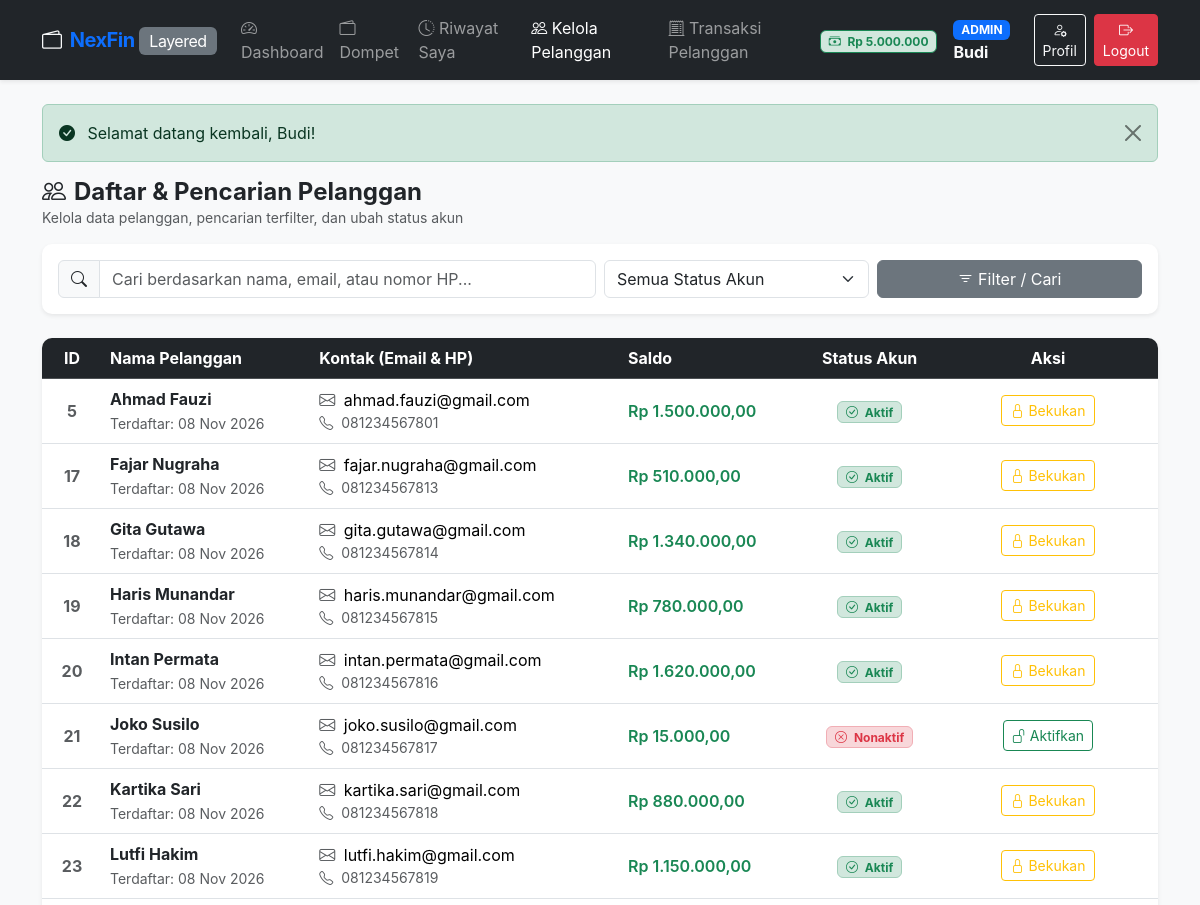
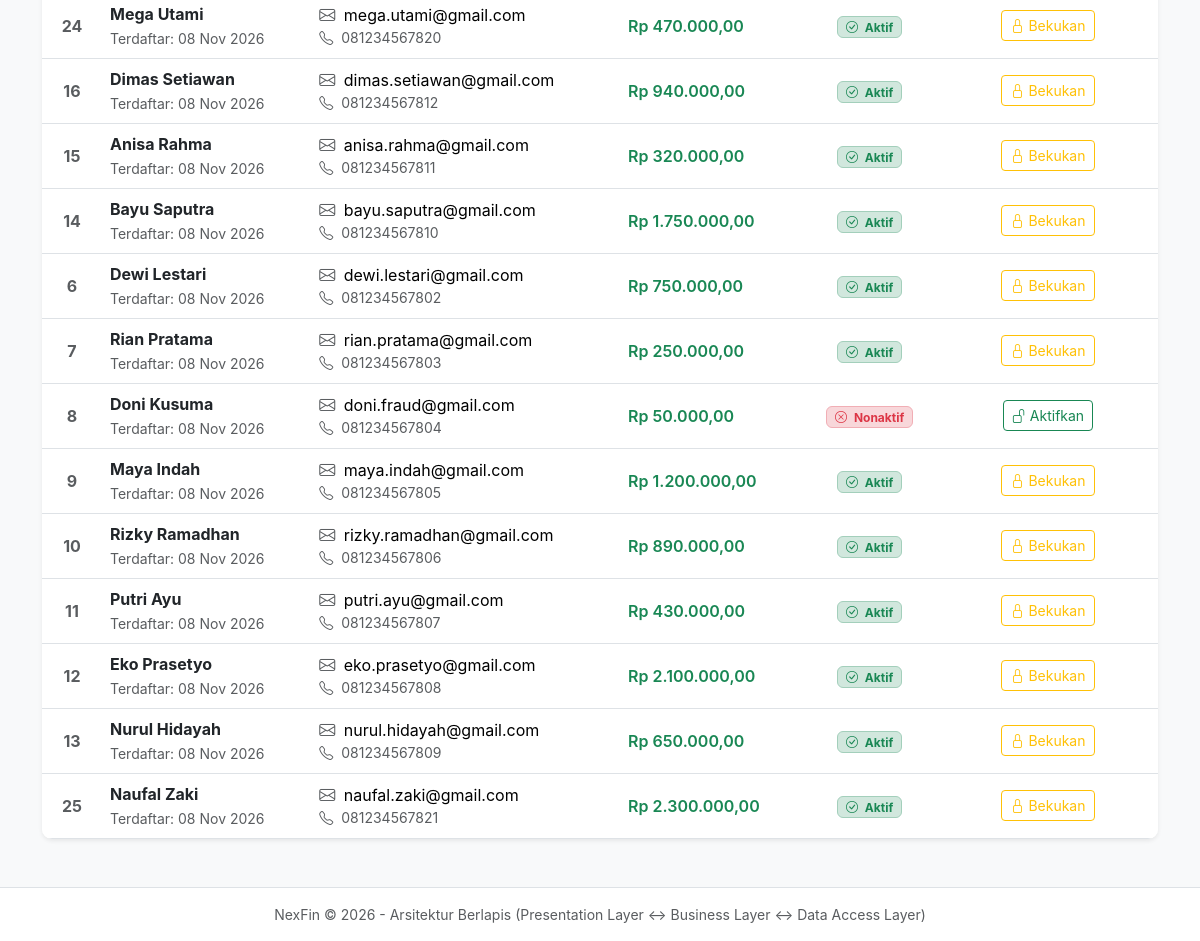
Screenshot of /Layered/index.php?page=customers (signed in) with the database file from the repository (2 pictures, top to bottom).
### tables this page shows
CREATE TABLE `users` (
    `id` INT AUTO_INCREMENT PRIMARY KEY,
    `nama_depan` VARCHAR(50) NOT NULL,
    `nama_belakang` VARCHAR(50) NOT NULL,
    `no_hp` VARCHAR(20) NOT NULL UNIQUE,
    `email` VARCHAR(100) NOT NULL UNIQUE,
    `password` VARCHAR(255) NOT NULL,
    `role` ENUM('pelanggan', 'admin', 'super_admin') NOT NULL DEFAULT 'pelanggan',
    `status_aktif` BOOLEAN NOT NULL DEFAULT TRUE,
    `saldo` DECIMAL(15, 2) NOT NULL DEFAULT 0.00,
    `created_by` INT NULL,
    `created_at` TIMESTAMP NOT NULL DEFAULT CURRENT_TIMESTAMP,
    `updated_at` TIMESTAMP NOT NULL DEFAULT CURRENT_TIMESTAMP ON UPDATE CURRENT_TIMESTAMP,
    CONSTRAINT `fk_users_created_by` FOREIGN KEY (`created_by`) REFERENCES `users`(`id`) ON DELETE SET NULL ON UPDATE CASCADE
);

### Layered/src/presentation/CustomerController.php (called while the page is built, shortened)
<?php
require_once __DIR__ . '/../business/CustomerService.php';
class CustomerController {
    private $customerService;
    public function __construct() {
        $this->customerService = new CustomerService();
    }
    public function index() {
        $keyword = $_GET['keyword'] ?? '';
        $status = $_GET['status'] ?? '';
        $customers = $this->customerService->getCustomers($keyword, $status);
        require __DIR__ . '/views/customers/index.php';
    }
}

### Layered/config/Database.php (called while the page is built)
<?php
class Database {
    private static $host = '127.0.0.1';
    private static $db_name = 'nexfin_db';
    private static $username = 'root';
    private static $password = '';
    private static $port = '3306';
    private static $pdo = null;
    public static function getConnection() {
        if (self::$pdo === null) {
            try {
                $dsn = "mysql:host=" . self::$host . ";port=" . self::$port . ";dbname=" . self::$db_name . ";charset=utf8mb4";
                self::$pdo = new PDO($dsn, self::$username, self::$password, [
                    PDO::ATTR_ERRMODE            => PDO::ERRMODE_EXCEPTION,
                    PDO::ATTR_DEFAULT_FETCH_MODE => PDO::FETCH_ASSOC,
                    PDO::ATTR_EMULATE_PREPARES   => false,
                ]);
            } catch (PDOException $e) {
                die("Koneksi Database Gagal" . $e->getMessage() . "<br>");
            }
        }
        return self::$pdo;
    }
}

### Layered/src/business/CustomerService.php (called while the page is built, shortened)
<?php
require_once __DIR__ . '/../data_access/UserRepository.php';
class CustomerService {
    private $userRepository;
    public function __construct() {
        $this->userRepository = new UserRepository();
    }
    public function getCustomers($keyword = '', $status = '') {
        return $this->userRepository->findAllPelanggan($keyword, $status);
    }
}

### Layered/src/data_access/UserRepository.php (called while the page is built, shortened)
<?php
require_once __DIR__ . '/../../config/Database.php';
class UserRepository {
    private $db;
    public function __construct() {
        $this->db = Database::getConnection();
    }
    public function findAllPelanggan($keyword = '', $status = '') {
        $sql = "SELECT id, nama_depan, nama_belakang, no_hp, email, role, status_aktif, saldo, created_at
                FROM users
                WHERE role = 'pelanggan'";
        $params = [];
        $sql .= " ORDER BY created_at DESC";
        $stmt = $this->db->prepare($sql);
        $stmt->execute($params);
        return $stmt->fetchAll();
    }
}

### Layered/src/presentation/views/customers/index.php (the view, shortened to what this page needs)
<?php require __DIR__ . '/../layout/header.php'; ?>
<div class="d-flex justify-content-between align-items-center mb-3">
    <div>
        <h4 class="fw-bold mb-0"><i class="bi bi-people me-2"></i>Daftar & Pencarian Pelanggan</h4>
        <p class="text-muted small mb-0">Kelola data pelanggan, pencarian terfilter, dan ubah status akun</p>
    </div>
</div>
<div class="card p-3 mb-4 shadow-sm">
    <form action="index.php" method="GET" class="row g-2 align-items-center">
        <div class="col-md-6">
            <div class="input-group">
                <span class="input-group-text"><i class="bi bi-search"></i></span>
                <input type="text" name="keyword" class="form-control"
                       placeholder="Cari berdasarkan nama, email, atau nomor HP..."
                       value="<?= htmlspecialchars($_GET['keyword'] ?? '') ?>">
            </div>
        </div>
        <div class="col-md-3">
            <select name="status" class="form-select">
                <option value="">Semua Status Akun</option>
            </select>
        </div>
        <div class="col-md-3 d-flex gap-2">
            <button type="submit" class="btn btn-secondary w-100">
                <i class="bi bi-filter"></i> Filter / Cari
            </button>
        </div>
    </form>
</div>
<div class="card overflow-hidden shadow-sm">
    <div class="table-responsive">
        <table class="table table-hover align-middle mb-0">
            <thead class="table-dark">
                <tr>
                    <th class="text-center" style="width: 60px;">ID</th>
                    <th>Nama Pelanggan</th>
                    <th>Kontak (Email & HP)</th>
                    <th>Saldo</th>
                    <th class="text-center">Status Akun</th>
                    <th class="text-center" style="width: 220px;">Aksi</th>
                </tr>
            </thead>
            <tbody>
                <?php if (empty($customers)): ?>
                    <tr>
                        <td colspan="6" class="text-center py-4 text-muted">
                            <i class="bi bi-inbox fs-3 d-block mb-1"></i>
                            Tidak ada data pelanggan yang cocok dengan kriteria pencarian.
                        </td>
                    </tr>
                <?php else: ?>
                    <?php foreach ($customers as $c): ?>
                        <tr>
                            <td class="text-center fw-bold text-muted"><?= $c['id'] ?></td>
                            <td>
                                <div class="fw-bold text-dark">
                                    <?= htmlspecialchars($c['nama_depan'] . ' ' . $c['nama_belakang']) ?>
                                </div>
                                <small class="text-muted">Terdaftar: <?= date('d M Y', strtotime($c['created_at'])) ?></small>
                            </td>
                            <td>
                                <div><i class="bi bi-envelope me-1 text-muted"></i> <?= htmlspecialchars($c['email']) ?></div>
                                <div class="small text-muted"><i class="bi bi-telephone me-1"></i> <?= htmlspecialchars($c['no_hp']) ?></div>
                            </td>
                            <td>
                                <span class="fw-semibold text-success">
                                    Rp <?= number_format($c['saldo'], 2, ',', '.') ?>
                                </span>
                            </td>
                            <td class="text-center">
                                <?php if ($c['status_aktif']): ?>
                                    <span class="badge bg-success-subtle text-success border border-success-subtle px-2 py-1">
                                        <i class="bi bi-check-circle me-1"></i> Aktif
                                    </span>
                                <?php else: ?>
                                    <span class="badge bg-danger-subtle text-danger border border-danger-subtle px-2 py-1">
                                        <i class="bi bi-x-circle me-1"></i> Nonaktif
                                    </span>
                                <?php endif; ?>
                            </td>
                            <td class="text-center">
                                <div class="btn-group btn-group-sm">
                                    <button type="button"
                                            class="btn <?= $c['status_aktif'] ? 'btn-outline-warning' : 'btn-outline-success' ?> btn-trigger-status"
                                            data-bs-toggle="modal"
                                            data-bs-target="#modalToggleStatus"
                                            data-id="<?= $c['id'] ?>"
                                            data-name="<?= htmlspecialchars($c['nama_depan'] . ' ' . $c['nama_belakang']) ?>"
                                            data-status="<?= $c['status_aktif'] ? 'aktif' : 'nonaktif' ?>">
                                        <i class="bi <?= $c['status_aktif'] ? 'bi-lock' : 'bi-unlock' ?>"></i>
                                        <?= $c['status_aktif'] ? 'Bekukan' : 'Aktifkan' ?>
                                    </button>
                                </div>
                            </td>
                        </tr>
                    <?php endforeach; ?>
                <?php endif; ?>
            </tbody>
        </table>
    </div>
</div>
<?php require __DIR__ . '/../layout/footer.php'; ?>

### Layered/src/presentation/views/layout/header.php (style rules this page uses)
body { background-color: #f8f9fa; font-family: -apple-system, BlinkMacSystemFont, "Segoe UI", Roboto, sans-serif; }
.card { border-radius: 10px; border: none; box-shadow: 0 0.125rem 0.25rem rgba(0, 0, 0, 0.075); }

### rows the page displays
users: id "5", nama_depan+nama_belakang "Ahmad Fauzi", created_at "08 Nov 2026", email "ahmad.fauzi@gmail.com", no_hp "081234567801", saldo "1.500.000,00", status_aktif 1 (drawn)
users: id "17", nama_depan+nama_belakang "Fajar Nugraha", created_at "08 Nov 2026", email "fajar.nugraha@gmail.com", no_hp "081234567813", saldo "510.000,00", status_aktif 1 (drawn)
users: id "18", nama_depan+nama_belakang "Gita Gutawa", created_at "08 Nov 2026", email "gita.gutawa@gmail.com", no_hp "081234567814", saldo "1.340.000,00", status_aktif 1 (drawn)
users: id "19", nama_depan+nama_belakang "Haris Munandar", created_at "08 Nov 2026", email "haris.munandar@gmail.com", no_hp "081234567815", saldo "780.000,00", status_aktif 1 (drawn)
users: id "20", nama_depan+nama_belakang "Intan Permata", created_at "08 Nov 2026", email "intan.permata@gmail.com", no_hp "081234567816", saldo "1.620.000,00", status_aktif 1 (drawn)
users: id "21", nama_depan+nama_belakang "Joko Susilo", created_at "08 Nov 2026", email "joko.susilo@gmail.com", no_hp "081234567817", saldo "15.000,00", status_aktif 0 (drawn)
users: id "22", nama_depan+nama_belakang "Kartika Sari", created_at "08 Nov 2026", email "kartika.sari@gmail.com", no_hp "081234567818", saldo "880.000,00", status_aktif 1 (drawn)
users: id "23", nama_depan+nama_belakang "Lutfi Hakim", created_at "08 Nov 2026", email "lutfi.hakim@gmail.com", no_hp "081234567819", saldo "1.150.000,00", status_aktif 1 (drawn)
users: id "24", nama_depan+nama_belakang "Mega Utami", created_at "08 Nov 2026", email "mega.utami@gmail.com", no_hp "081234567820", saldo "470.000,00", status_aktif 1 (drawn)
users: id "16", nama_depan+nama_belakang "Dimas Setiawan", created_at "08 Nov 2026", email "dimas.setiawan@gmail.com", no_hp "081234567812", saldo "940.000,00", status_aktif 1 (drawn)
users: id "15", nama_depan+nama_belakang "Anisa Rahma", created_at "08 Nov 2026", email "anisa.rahma@gmail.com", no_hp "081234567811", saldo "320.000,00", status_aktif 1 (drawn)
users: id "14", nama_depan+nama_belakang "Bayu Saputra", created_at "08 Nov 2026", email "bayu.saputra@gmail.com", no_hp "081234567810", saldo "1.750.000,00", status_aktif 1 (drawn)
users: id "6", nama_depan+nama_belakang "Dewi Lestari", created_at "08 Nov 2026", email "dewi.lestari@gmail.com", no_hp "081234567802", saldo "750.000,00", status_aktif 1 (drawn)
users: id "7", nama_depan+nama_belakang "Rian Pratama", created_at "08 Nov 2026", email "rian.pratama@gmail.com", no_hp "081234567803", saldo "250.000,00", status_aktif 1 (drawn)
users: id "8", nama_depan+nama_belakang "Doni Kusuma", created_at "08 Nov 2026", email "doni.fraud@gmail.com", no_hp "081234567804", saldo "50.000,00", status_aktif 0 (drawn)
users: id "9", nama_depan+nama_belakang "Maya Indah", created_at "08 Nov 2026", email "maya.indah@gmail.com", no_hp "081234567805", saldo "1.200.000,00", status_aktif 1 (drawn)
users: id "10", nama_depan+nama_belakang "Rizky Ramadhan", created_at "08 Nov 2026", email "rizky.ramadhan@gmail.com", no_hp "081234567806", saldo "890.000,00", status_aktif 1 (drawn)
users: id "11", nama_depan+nama_belakang "Putri Ayu", created_at "08 Nov 2026", email "putri.ayu@gmail.com", no_hp "081234567807", saldo "430.000,00", status_aktif 1 (drawn)
users: id "12", nama_depan+nama_belakang "Eko Prasetyo", created_at "08 Nov 2026", email "eko.prasetyo@gmail.com", no_hp "081234567808", saldo "2.100.000,00", status_aktif 1 (drawn)
users: id "13", nama_depan+nama_belakang "Nurul Hidayah", created_at "08 Nov 2026", email "nurul.hidayah@gmail.com", no_hp "081234567809", saldo "650.000,00", status_aktif 1 (drawn)
users: id "25", nama_depan+nama_belakang "Naufal Zaki", created_at "08 Nov 2026", email "naufal.zaki@gmail.com", no_hp "081234567821", saldo "2.300.000,00", status_aktif 1 (drawn)

### other values shown
$currentUser['saldo'] "5.000.000"
str_replace('_', ' ', $currentUser['role']) "ADMIN"
$currentUser['nama_depan'] "Budi"
$_SESSION['success'] "Selamat datang kembali, Budi!"
